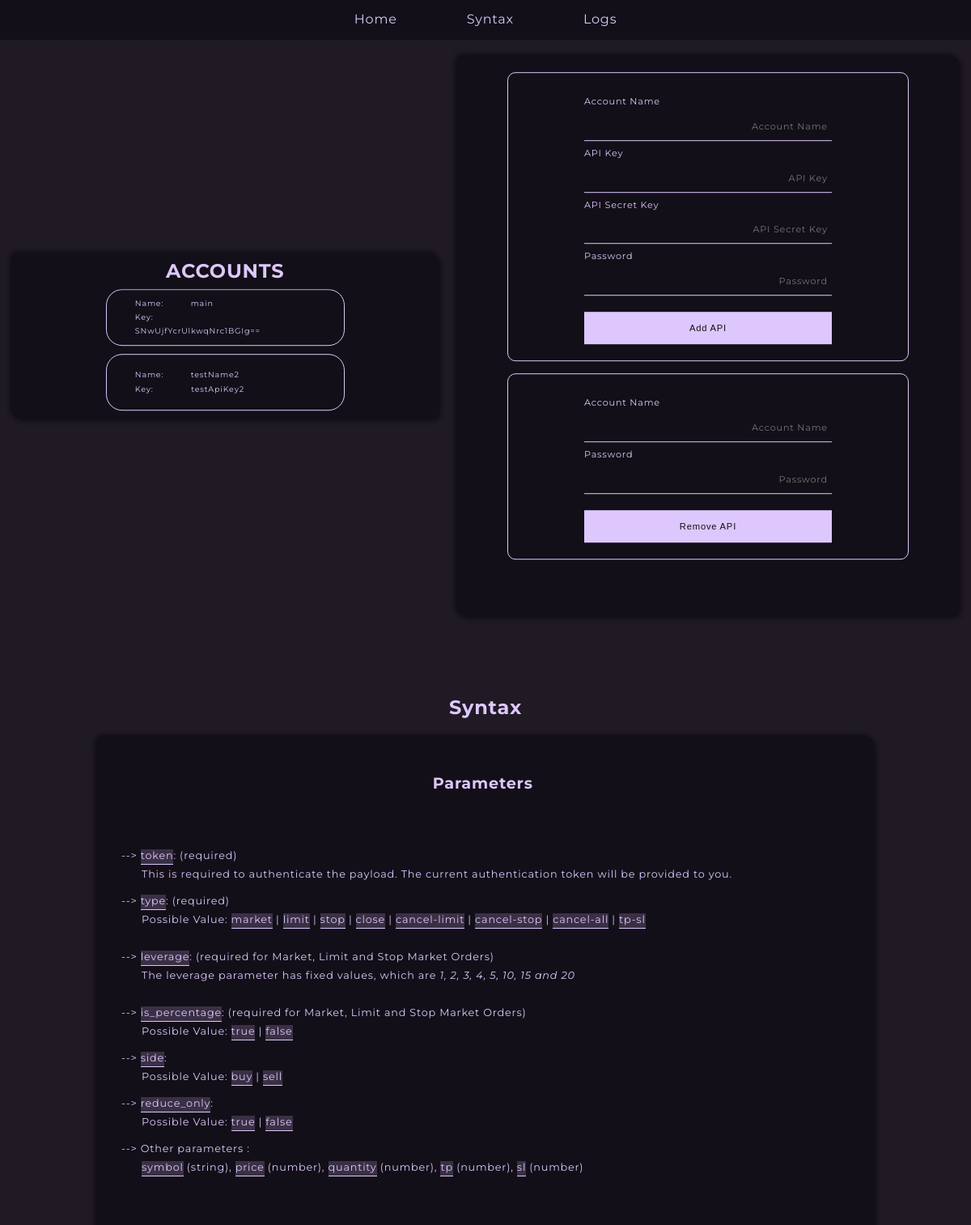
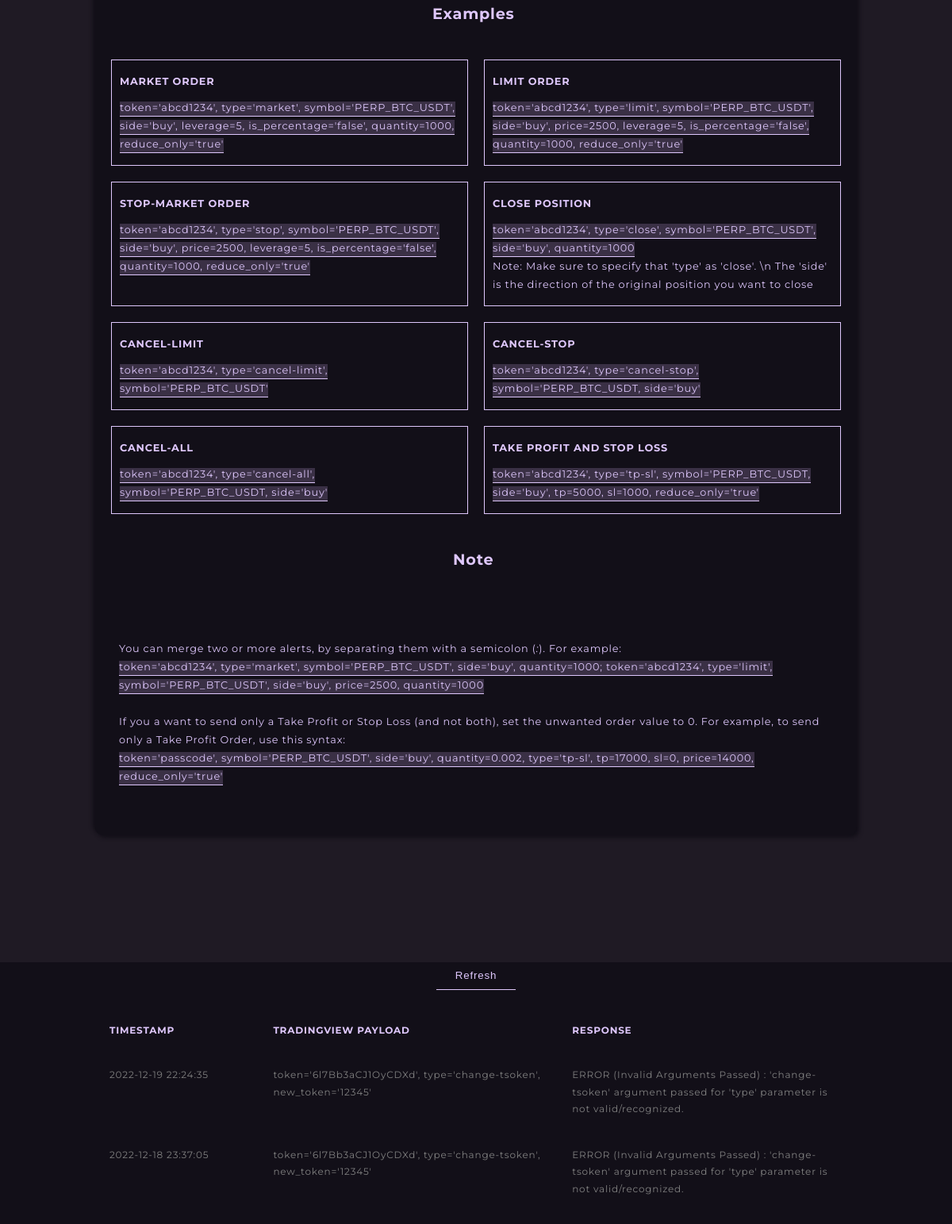
Before: / (upper part) with the older database file (2 pictures, top to bottom).
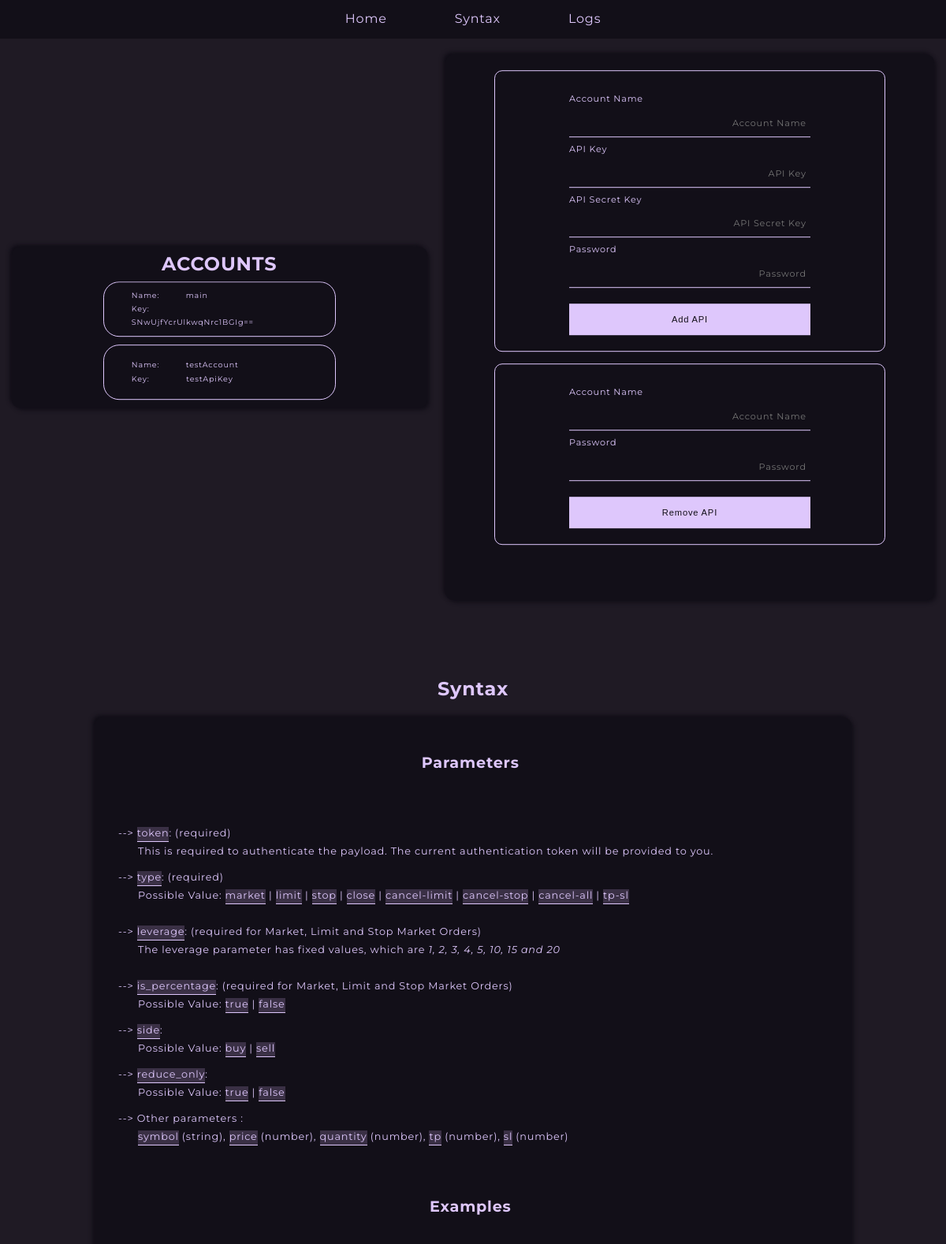
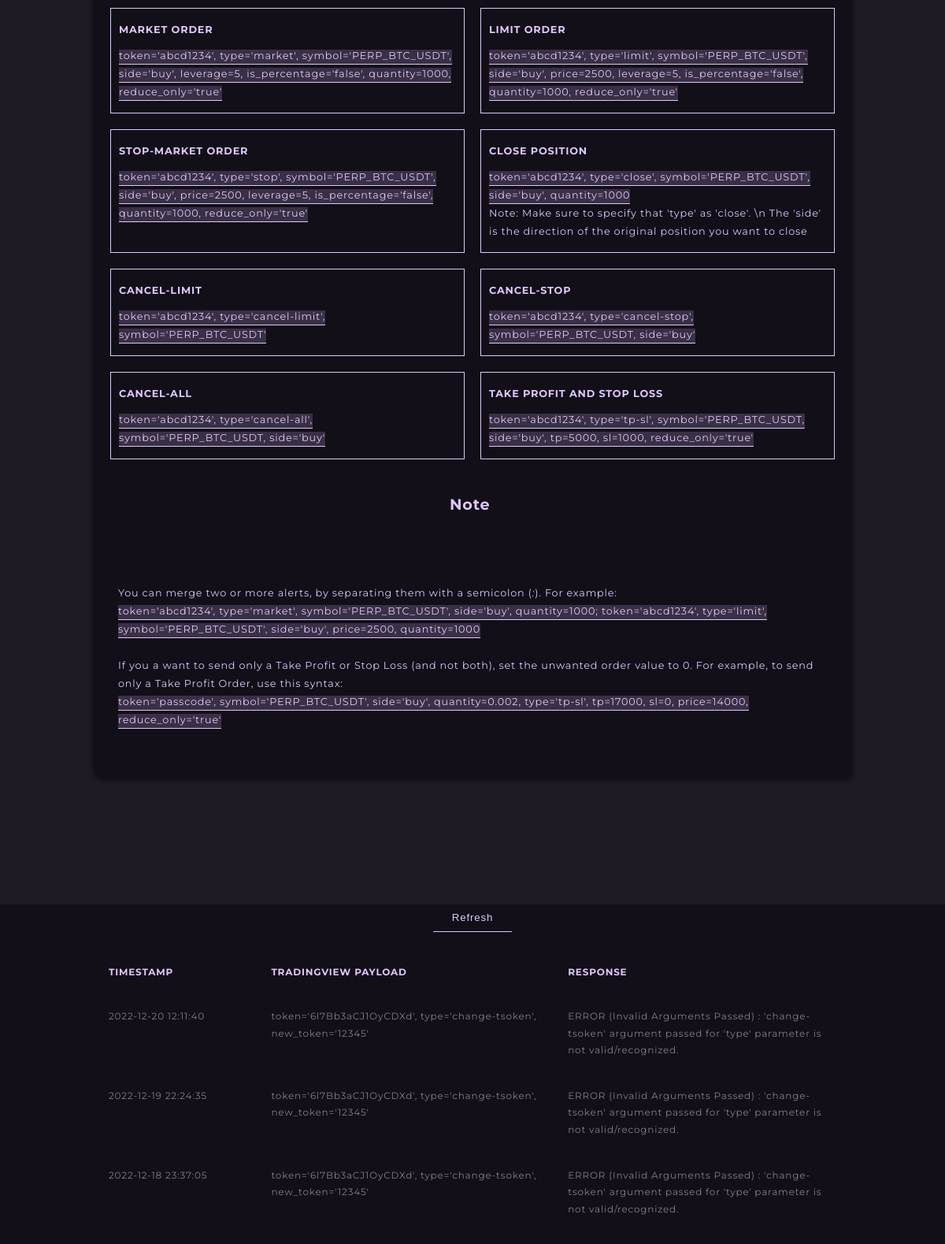
After: the same page with the newer database file (2 pictures, top to bottom).
### app.py (models this page shows, shortened)
class User(db.Model):
    id = db.Column(db.Integer, primary_key = True)
    api_name = db.Column(db.String(50), unique=True)
    api_key = db.Column(db.String(50))
    api_secret = db.Column(db.String(50))

class Log(db.Model):
    id = db.Column(db.Integer, primary_key = True)
    timestamp = db.Column(db.Integer)
    command = db.Column(db.String(1000))
    response = db.Column(db.String(1000))

### app.py (the view, shortened to what this page needs)
@app.route("/", methods=['GET', 'POST'])
def hello_world():
    _, accounts_safe = var_handler.get_accounts()
    logs = var_handler.get_logs()
    return render_template('index.html', data=accounts_safe, logs=logs, reload_page="False")

### handle_variables.py (called while the page is built)
def get_accounts():
    accounts = SQL_ManageAccount('get', '', '', '')
    dict_accounts = accounts.to_dict()
    list_accounts = []
    list_accounts_safe = []
    for index in range(accounts.shape[0]):
        name = dict_accounts['api_name'][index]
        key = dict_accounts['api_key'][index]
        secret = dict_accounts['api_secret'][index]
        list_accounts.append((name, key, secret))
        list_accounts_safe.append((name, key))
        list_accounts.sort()
        list_accounts_safe.sort()
    return list_accounts, list_accounts_safe

def get_logs():
    logs = SQL_ManageLog('get', '', '', '')
    dict_logs = logs.to_dict()
    list_logs = []
    for index in range(logs.shape[0]):
        timestamp = dict_logs['timestamp'][index]
        command = dict_logs['command'][index]
        response = dict_logs['response'][index]
        list_logs.append((datetime.fromtimestamp(int(timestamp/1000)).strftime('%Y-%m-%d %H:%M:%S'),
         command, response))
    return list_logs[:20]

def SQL_ManageAccount(action, api_name, api_key, api_secret):
    connection = sqlite3.connect('instance\db.sqlite3')
    cursor = connection.cursor()
    _add = f"INSERT INTO user (api_name, api_key, api_secret) VALUES ('{api_name}', '{api_key}', '{api_secret}')"
    _delete =f"DELETE FROM user WHERE api_name='{api_name}'"
    if action == 'add':
        cursor.execute(_add)
        connection.commit()
        return True
    elif action == 'remove':
        cursor.execute(_delete)
        connection.commit()
        return True
    elif action == 'get':
        return pd.read_sql_query("SELECT * FROM user", connection)

def SQL_ManageLog(action, timestamp, command, response):
    connection = sqlite3.connect('instance\db.sqlite3')
    cursor = connection.cursor()
    _add = f"INSERT INTO log (timestamp, command, response) VALUES (?,?,?)"
    if action == 'add':
        cursor.execute(_add, (timestamp, command, response))
        connection.commit()
        return True
    if action == 'get':
        return pd.read_sql_query("SELECT * FROM log ORDER BY timestamp DESC", connection)

### templates/index.html (shortened to what this page needs)
<!DOCTYPE html>
<html lang="en">
<head>
  <link rel="stylesheet" href="https://cdnjs.cloudflare.com/ajax/libs/font-awesome/6.0.0/css/all.min.css">
  <link rel="stylesheet" href="{{ url_for('static', filename='css/styles.css')}}">
</head>
<body onload="reloadPage()">
  <div class="wrapper">
    <header id="header">
      <ul id="main-nav">
        <li><a href="#section-one">Home</a></li>
        <li><a href="#section-two">Syntax</a></li>
        <li><a href="#section-three"> Logs</a></li>
      </ul>
    </header>
  </div>
  <section id="section-one">
    <div class="main-wrap">
      <div class="wrapper-1 wrapper-bg">
        <h1>ACCOUNTS</h1>
        <div class="scroll">
          {% for account in data%}
          <div class="box">
            <div class="form-control">
              <p>Name:</p>
              <p>{{ account[0] }}</p>
            </div>
            <div class="form-control">
              <p>Key:    </p>
              <p>{{ account[1] }}</p>
            </div>
          </div>
          {% endfor %}
        </div>
      </div>
      <div class="wrapper-2 wrapper-bg">
        <div class="add-api api">
          <form method="POST">
            <div class="form-control">
              <label>Account Name</label>
              <input type="text" placeholder="Account Name" name="account_name">
            </div>
            <div class="form-control">
              <label>API Key</label>
              <input type="text" placeholder=" API Key" name="api_key">
            </div>
            <div class="form-control">
              <label>API Secret Key</label>
              <input type="text" placeholder="API Secret Key" name="api_secret">
            </div>
            <div class="form-control">
              <label>Password</label>
              <input type="password" placeholder=" Password" name="password">
            </div>
            <div class="form-control">
              <input type="submit" class="button" value="Add API">
            </div>
          </form>
        </div>
        <div class="remove-api api">
          <form method="POST">
            <div class="form-control">
              <label>Account Name</label>
              <input type="text" placeholder="Account Name" name="remove_name">
            </div>
            <div class="form-control">
              <label>Password</label>
              <input type="password" placeholder="Password" name="password">
            </div>
            <input type="submit" value="Remove API" class="button">
          </form>
        </div>
  </section>
  <section id="section-two">
    <h1>Syntax</h1>
    <div class="syntax-wrapper">
      <div class="container main-grid">
        <div class="full_screen">
          <h1 style="text-align: center;">Parameters</h1>
        </div>
        <div></div>
        <div class="grid-0 full_screen">
          <dl>
            <dt >--> <span class="syntax-code">token</span>: (required)</dt>
            <dd>This is required to authenticate the payload. The current authentication token will be provided to you.</dd>
            <dt style="margin-top: 10px;">--> <span class="syntax-code">type</span>: (required)</dt>
            <dd>Possible Value: <span class="syntax-code">market</span> |
              <span class="syntax-code">limit</span> |
              <span class="syntax-code">stop</span> |
              <span class="syntax-code">close</span> |
              <span class="syntax-code">cancel-limit</span> |
              <span class="syntax-code">cancel-stop</span> |
              <span class="syntax-code">cancel-all</span> |
              <span class="syntax-code">tp-sl</span>
            </dd><br>
            <dt >--> <span class="syntax-code">leverage</span>: (required for Market, Limit and Stop Market Orders)</dt>
            <dd>The leverage parameter has fixed values, which are <em>1, 2, 3, 4, 5, 10, 15 and 20</em></dd><br>
            <dt >--> <span class="syntax-code">is_percentage</span>: (required for Market, Limit and Stop Market Orders)</dt>
            <dd>Possible Value:
              <span class="syntax-code">true</span> |
              <span class="syntax-code">false</span>
            <dt style="margin-top: 10px;">--> <span class="syntax-code">side</span>:</dt>
            <dd>Possible Value:
              <span class="syntax-code">buy</span> |
              <span class="syntax-code">sell</span>
            <dt style="margin-top: 10px;">--> <span class="syntax-code">reduce_only</span>:</dt>
            <dd>Possible Value:
              <span class="syntax-code">true</span> |
              <span class="syntax-code">false</span>
            <dt style="margin-top: 10px;">--> Other parameters :</dt>
            <dd>
              <span class="syntax-code">symbol</span> (string),
              <span class="syntax-code">price</span> (number),
              <span class="syntax-code">quantity</span> (number),
              <span class="syntax-code">tp</span> (number),
              <span class="syntax-code">sl</span> (number)
          </dl>
        </div>
        <div></div>
        <div class="full_screen">
          <h1 style="text-align: center;">Examples</h1>
        </div>
        <div></div>
        <div class="grid-1 grid">
          <strong>Market Order</strong> <br>
          <p style="margin-top: 10px;">
            <span class="syntax-code">token='abcd1234', type='market', symbol='PERP_BTC_USDT', side='buy',
              leverage=5, is_percentage='false', quantity=1000, reduce_only='true'</span>
          </p>
        </div>
        <div class="grid-2 grid">
          <strong>Limit Order</strong> <br>
          <p style="margin-top: 10px;">
            <span class="syntax-code">token='abcd1234', type='limit', symbol='PERP_BTC_USDT', side='buy', price=2500,
              leverage=5, is_percentage='false', quantity=1000, reduce_only='true'</span>
          </p>
        </div>
        <div class="grid-3 grid">
          <strong>Stop-Market Order</strong> <br>
          <p style="margin-top: 10px;">
            <span class="syntax-code">token='abcd1234', type='stop', symbol='PERP_BTC_USDT', side='buy', price=2500,
              leverage=5, is_percentage='false', quantity=1000, reduce_only='true'</span>
          </p>
        </div>
        <div class="grid-4 grid">
          <strong>Close Position</strong> <br>
          <p style="margin-top: 10px;">
            <span class="syntax-code">token='abcd1234', type='close', symbol='PERP_BTC_USDT', side='buy', quantity=1000</span>
          </p>
          <p>Note: Make sure to specify that 'type' as 'close'. \n The 'side' is the direction of the original
            position you want to close</p>
        </div>
        <div class="grid-5 grid">
          <strong>Cancel-Limit</strong> <br>
          <p style="margin-top: 10px;">
            <span class="syntax-code">token='abcd1234', type='cancel-limit', symbol='PERP_BTC_USDT'</span>
          </p>
        </div>
        <div class="grid-6 grid">
          <strong>Cancel-Stop</strong> <br>
          <p style="margin-top: 10px;">
            <span class="syntax-code">token='abcd1234', type='cancel-stop', symbol='PERP_BTC_USDT, side='buy'</span>
          </p>
        </div>
        <div class="grid-7 grid">
          <strong>Cancel-All</strong> <br>
          <p style="margin-top: 10px;">
            <span class="syntax-code">token='abcd1234', type='cancel-all', symbol='PERP_BTC_USDT, side='buy'</span>
          </p>
        </div>
        <div class="grid-8 grid">
          <strong>Take Profit and Stop Loss</strong> <br>
          <p style="margin-top: 10px;">
            <span class="syntax-code">token='abcd1234', type='tp-sl', symbol='PERP_BTC_USDT, side='buy', tp=5000,
              sl=1000, reduce_only='true'</span>
          </p>
        </div>
        <div class="full_screen">
          <h1 style="text-align: center;">Note</h1>
        </div>
        <div></div>
        <div class="full_screen">
          <br>
          <p>You can merge two or more alerts, by separating them with a semicolon (<em>:</em>). For example:</p>
          <p><span class="syntax-code">token='abcd1234', type='market', symbol='PERP_BTC_USDT', side='buy',
            quantity=1000; token='abcd1234', type='limit', symbol='PERP_BTC_USDT', side='buy', price=2500,
            quantity=1000</span></em></p><br>
          <p>If you a want to send only a Take Profit or Stop Loss (and not both), set the unwanted order value to 0.
             For example, to send only a Take Profit Order, use this syntax:</p>
          <p><span class="syntax-code">token='passcode', symbol='PERP_BTC_USDT', side='buy', quantity=0.002,
             type='tp-sl', tp=17000, sl=0, price=14000, reduce_only='true'</span></em></p><br>
        </div>
      </div>
    </div>
  </section>
  <section id="section-three">
    <form method="POST" class="refresh">
        <input type="submit" value="Refresh"  style="margin-bottom:
      20px;" class=" button">
     </form>
     <div class="container">
      <div class="header">
        <div class="header-section">
          <div>Timestamp</div>
          <div>Tradingview Payload</div>
          <div>Response</div>
        </div>
      </div>
      {% for log in logs %}
      <div class="body">
         <div class="body-section" data-more>
           <div>{{ log[0] }}</div>
           <div>{{ log[1] }}</div>
           <div>{{ log[2] }}</div>
        </div>
      </div>
      {% endfor %}
    </div>
  </section>
</body>
</html>

### static/css/styles.css (style rules this page uses)
:root { --bg-primary: #120f18; --bg-secondary: #dec7fc; --bg-light: #1f1a24; }
* { box-sizing: border-box; margin: 0; padding: 0; line-height: 1.8; letter-spacing: 0.8px; color: #dec7fc; }
html { scroll-behavior: smooth; }
body { font-family: 'Montserrat', sans-serif; background-color: var(--bg-light); }
ul { list-style: none; }
a { text-decoration: none; cursor: pointer; color: inherit; }
strong { text-transform: uppercase; }
.syntax-code { background-color: #3a3045; font: italic; }
dd { text-indent: 25px; }
.wrapper-1 .button, .wrapper-2 .button { min-width: 100%; padding: 10px 0; background: var(--bg-secondary); color: var(--bg-primary); font-size: 0.7rem; margin-top: 20px; border: none; }
.container { max-width: 80%; margin: 0 auto; }
#section-two { margin: 20vh auto; text-align: center; }
#section-three { background-color: var(--bg-primary); text-align: center; height: fit-content; }
#header { background: var(--bg-primary); color: var(--bg-secondary); width: 100%; position: fixed; top: 0; z-index: 10; }
#header #main-nav { display: flex; justify-content: center; align-items: center; }
#header #main-nav li { padding: 10px; margin: 0 20px; font-size: 1rem; }
#header #main-nav li a { transition: all 0.4s ease-in-out; padding: 0 13px 4px; }
.refresh { width: 100px; height: 40px; border: 0; margin: 0 auto 20px; }
.main-wrap { min-width: 100%; height: 100%; transform: translateY(10%); display: flex; justify-content: space-between; padding: 0 15px; align-items: center; }
.wrapper-1 { height: 100%; width: 45%; display: flex; flex-direction: column; justify-content: center; align-items: center; background: var(--bg-primary); border-radius: 10px; box-shadow: 3px 3px 5px #120f18, -3px -3px 5px #120f18;; }
.wrapper-1 .box { width: 70%; height: 70px; border: 1px solid var(--bg-secondary); border-radius: 20px; padding: 20px; display: flex; flex-direction: column; justify-content: center; margin: 0 auto; margin-bottom: 10px; }
.wrapper-1 .box * { font-size: 0.6rem; }
.wrapper-1 .box .form-control p { margin: 15px; display: inline; }
.wrapper-2 { background-color: var(--bg-primary); height: 100%; width: 53%; padding: 20px 0; display: flex; flex-direction: column; justify-content: center; align-items: space-between; border-radius: 10px; box-shadow: 3px 3px 5px #120f18, -3px -3px 5px #120f18; }
.wrapper-2 .api { width: 80%; max-width: 95%; margin: 0 auto; display: flex; align-items: center; justify-content: center; border: 1px solid var(--bg-secondary); border-radius: 10px; }
.wrapper-2 .add-api { background-color: var(--bg-primary); flex: 1; margin-bottom: 15px; }
.wrapper-2 .remove-api { background-color: var(--bg-primary); flex: 1; margin-bottom: 50px; }
.scroll { width: 80%; max-height: 70%; overflow-x: hidden; overflow-y: scroll; }
form { width: 70%; }
span { padding-bottom: 3px; border-bottom: 1px solid; }
.wrapper-2 form { padding: 20px; }
.wrapper-2 form label { font-size: 0.7rem; }
.main-grid { display: grid; grid-template-columns: repeat(2, 1fr); gap: 20px; width: 80%; height: fit-content; padding: 20px; margin: 15px auto; box-shadow: 3px 3px 5px #120f18, -3px -3px 5px #120f18; border-radius: 10px; background-color: var(--bg-primary); }
.grid { width: 100%; height: auto; padding: 15px 10px; font-size: 0.8rem; text-align: left; border: 1px solid; }
.full_screen { width: 203%; grid-template-rows: 1fr; border: 0px solid; padding: 20px 10px; height: fit-content; text-align: left; font-size: 0.8rem; }
input { width: 100%; border: 0; border-bottom: 1px solid; background: none; padding: 5px; }
input::placeholder { text-align: right; font-family: 'Montserrat', sans-serif; font-size: 0.7rem; }
.header-section { width: 100%; display: flex; flex-direction: row; }
.header-section>div { flex: 2; font-weight: 700; font-size: 12px; line-height: 1.4; text-transform: uppercase; }
.header-section>div:first-child, .body-section>div:first-child { flex: 1; }
.body-section { width: 100%; display: flex; font-weight: 400; font-size: 12px; line-height: 1.4; }
.body-section>div { flex: 2; color: #808080; transition: color 0.6s; }
.header-section>div, .body-section>div { min-width: 50px; padding: 18px; text-align: left; }

Changed rows visible on the page:
removed User: api_name "testName2", api_key "testApiKey2"
added User: api_name "testAccount", api_key "testApiKey"
added Log: id "2022-12-20 12:11:40", command "token='6l7Bb3aCJ1OyCDXd', type='change-tsoken', new_token='12345'", response "ERROR (Invalid Arguments Passed) : 'change-tsoken' argument passed for 'type' parameter is not valid/recognized."
